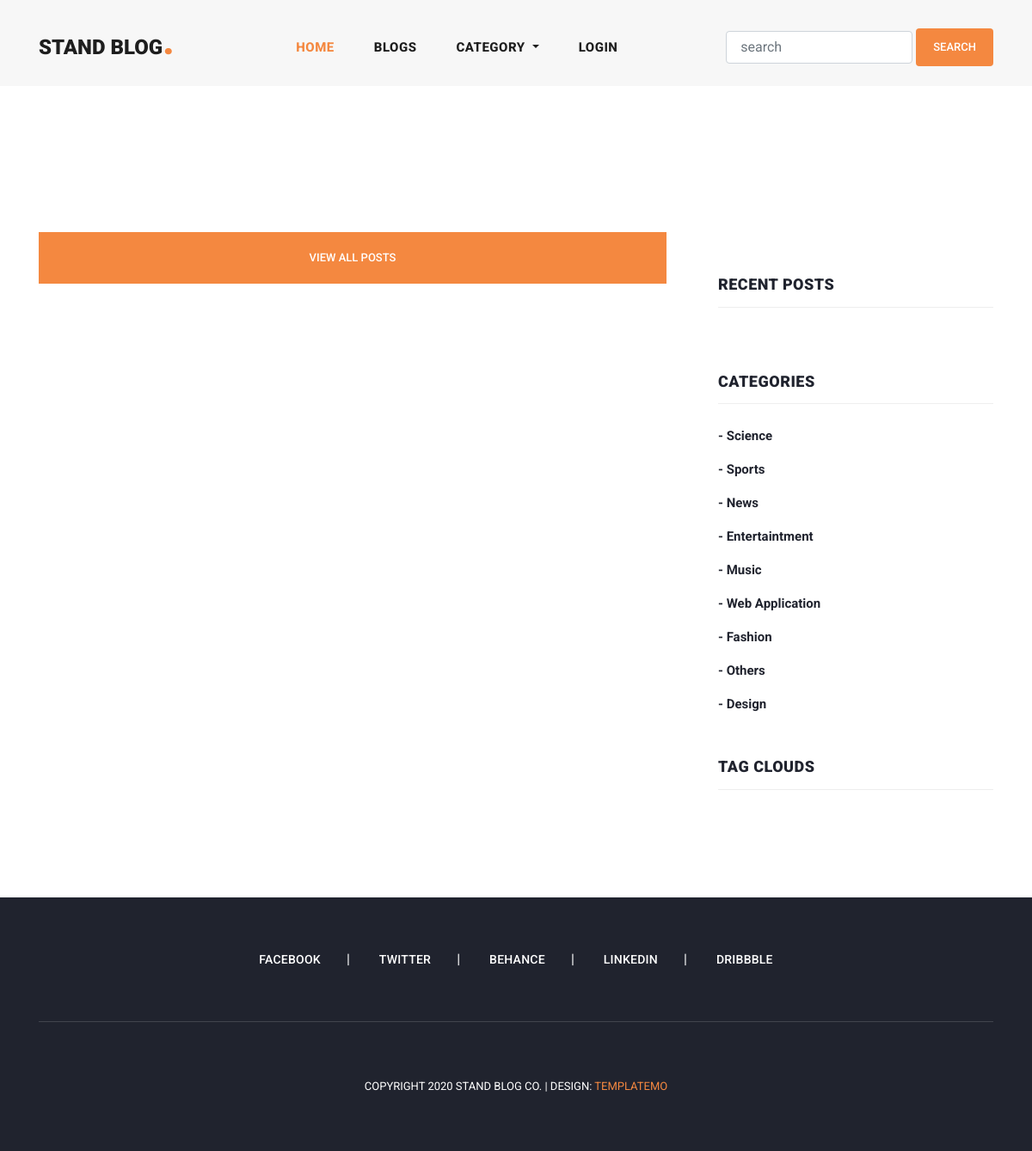
The page / on the database its author committed.
### blog/models.py (models this page shows, shortened)
class Category(models.Model):
    title = models.CharField(max_length=150, unique=True)
    slug = models.SlugField(null=True, blank=True)
    created = models.DateField(auto_now_add=True)

### blog/views.py (the view)
# urls.py: path('',home,name='home'),
def home(request):
    blogs = Blog.objects.order_by('-created')
    tags = Tag.objects.order_by('-created')
    context = {"blogs": blogs,"tags": tags}
    return render(request,'home.html',context)

### blog/context_processors.py (called while the page is built)
def get_all_categories(request):
    categories = Category.objects.all()
    context = {
        "categories": categories
    }
    return context

### user/context_processors.py (called while the page is built)
def user_notification(request):
    context = {}
    if request.user.is_authenticated:
        notifications = Notification.objects.filter(user=request.user).order_by('created')
        unseen = notifications.exclude(is_seen = True)
        context['notifications'] = notifications
        context['unseen'] = unseen.count()
    return context

### templates/home.html (shortened to what this page needs)
{% extends 'main.html' %}
{% load static %}
{% block content %}
{% include 'banner.html' %}
<section class="blog-posts">
    <div class="container">
      <div class="row">
        <div class="col-lg-8">
          <div class="all-blog-posts">
            <div class="row">
            <div class="col-lg-12">
              <div class="main-button">
                <a href="{% url 'blogs' %}">View All Posts</a>
              </div>
            </div>
            </div>
          </div>
        </div>
        {% include 'sidebar.html' %}
      </div>
    </div>
  </section>
{% endblock content %}

### templates/sidebar.html (shortened to what this page needs)
<div class="col-lg-4">
    <div class="sidebar">
      <div class="row">
        <div class="col-lg-12">
          <div class="sidebar-item recent-posts">
            <div class="sidebar-heading">
              <h2>Recent Posts</h2>
            </div>
          </div>
        </div>
        <div class="col-lg-12">
          <div class="sidebar-item categories">
            <div class="sidebar-heading">
              <h2>Categories</h2>
            </div>
            <div class="content">
              <ul>
                {% for category in categories %}
                <li><a href="{% url  'category_blogs' category.slug %}">- {{category.title}}</a></li>
                {% endfor %}
              </ul>
            </div>
          </div>
        </div>
        <div class="col-lg-12">
          <div class="sidebar-item tags">
            <div class="sidebar-heading">
              <h2>Tag Clouds</h2>
            </div>
          </div>
        </div>
      </div>
    </div>
  </div>

### static/css/templatemo-stand-blog.css (style rules this page uses)
body { font-family: 'Roboto', sans-serif; overflow-x: hidden; text-rendering: optimizeLegibility; -webkit-font-smoothing: antialiased; -moz-osx-font-smoothing: grayscale; }
a { text-decoration: none!important; }
ul { padding: 0; margin: 0; list-style: none; }
h1,h2,h3,h4,h5,h6 { margin: 0px; }
.main-button a { display: inline-block; background-color: #f48840; color: #fff; font-size: 13px; font-weight: 500; padding: 12px 20px; text-transform: uppercase; transition: all .3s; }
.blog-posts { margin-top: 100px; }
.blog-posts .main-button a { height: 60px; line-height: 60px; padding: 0px; width: 100%; text-align: center; }
.blog-posts .sidebar-heading h2 { font-size: 18px; text-transform: uppercase; font-weight: 900; letter-spacing: 0.5px; color: #20232e; border-bottom: 1px solid #eee; padding-bottom: 15px; margin-bottom: 25px; }
.sidebar { margin-left: 30px; }
.sidebar .sidebar-item { margin-top: 50px; }
.sidebar .sidebar-heading h2 { font-size: 18px; text-transform: uppercase; font-weight: 900; letter-spacing: 0.5px; color: #20232e; border-bottom: 1px solid #eee; padding-bottom: 15px; margin-bottom: 25px; }
.sidebar .categories ul li { margin-bottom: 15px; }
.sidebar .categories ul li:last-child { margin-bottom: 0px; }
.sidebar .categories ul li a { font-size: 15px; font-weight: 700; color: #20232e; transition: all .3s; }

### rows shown on the page
Category: title "Science"
Category: title "Sports"
Category: title "News"
Category: title "Entertaintment"
Category: title "Music"
Category: title "Web Application"
Category: title "Fashion"
Category: title "Others"
Category: title "Design"
